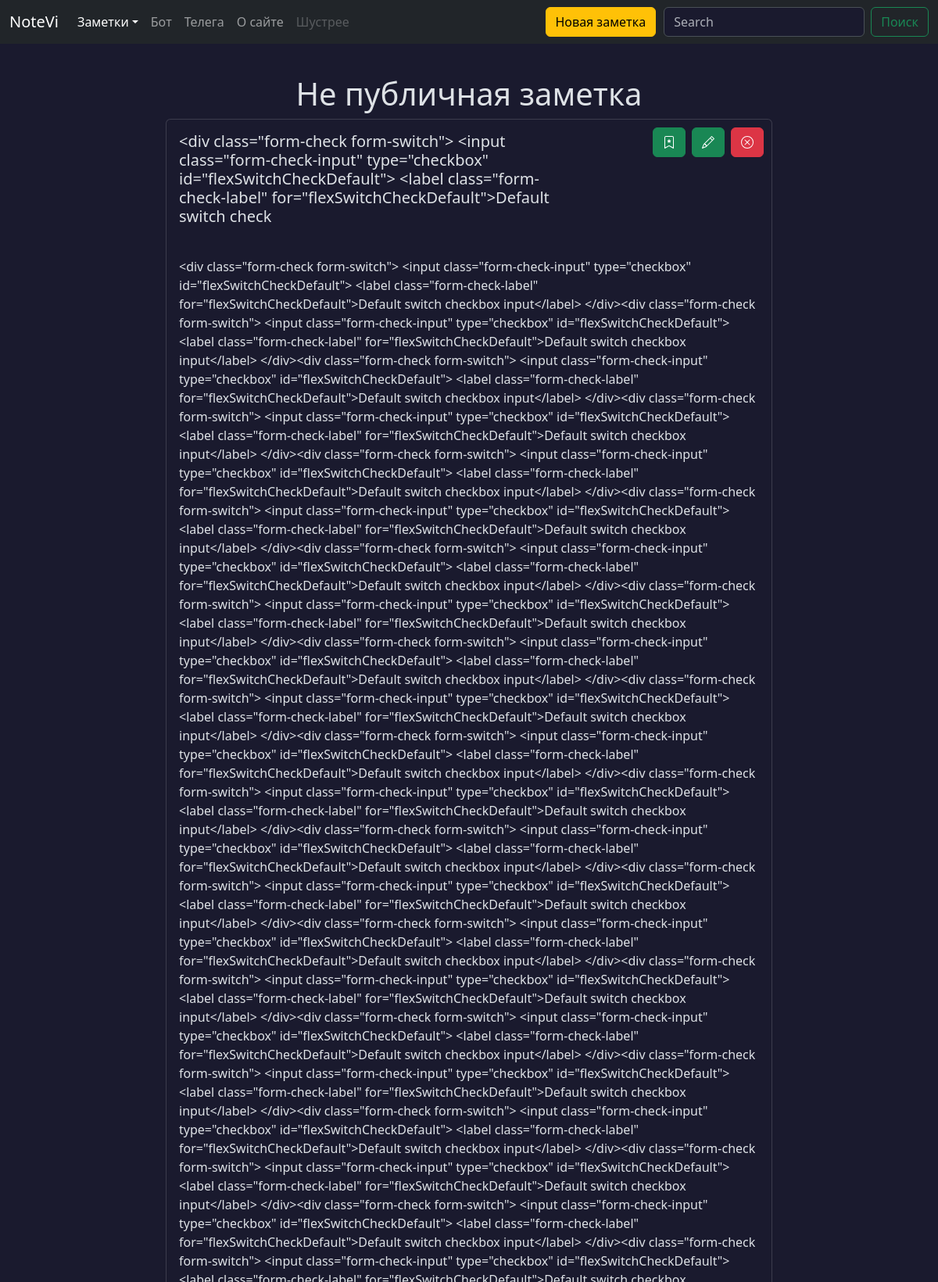
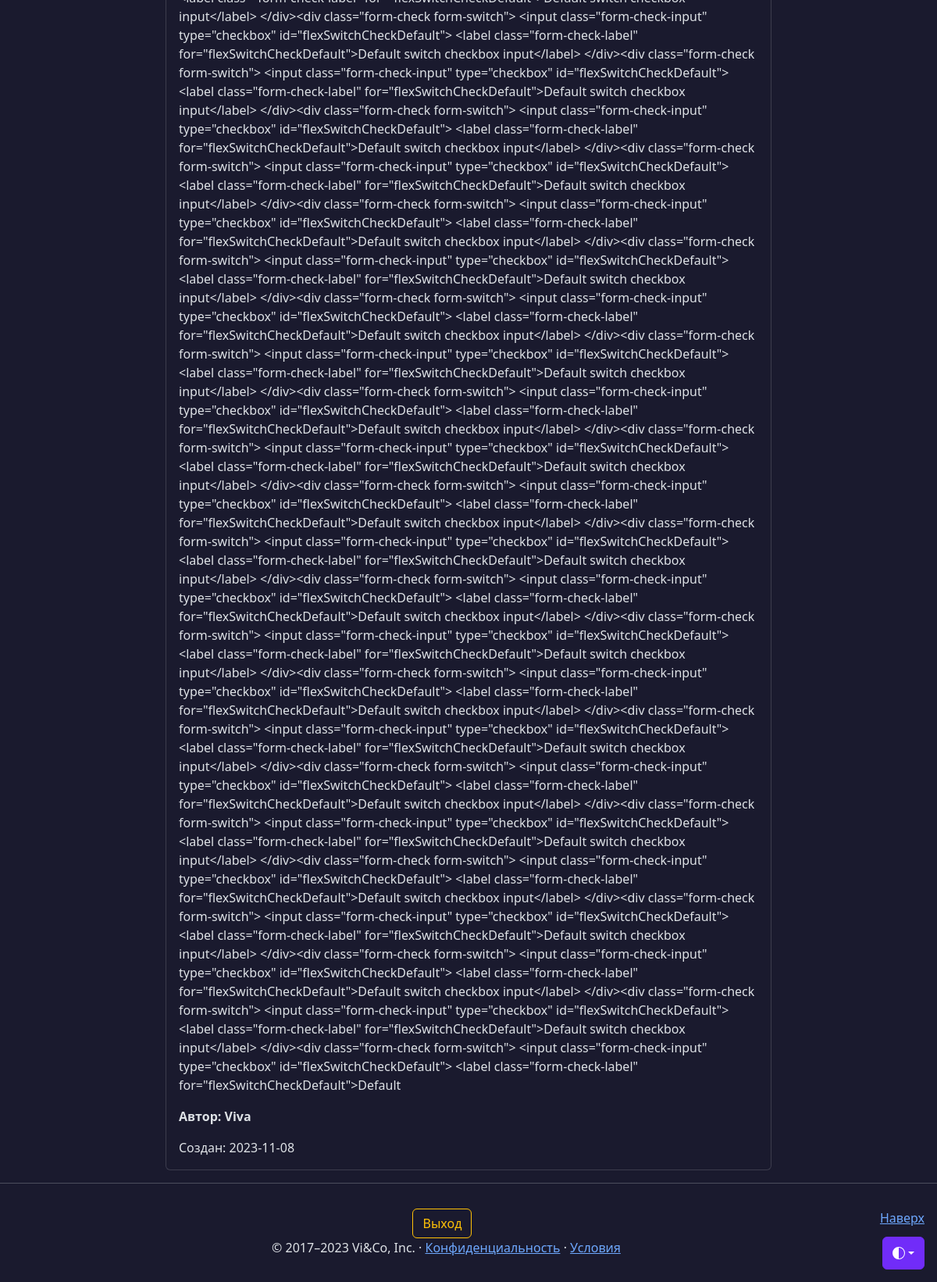
/notes/5 (signed in), run on the app's committed database (2 pictures, top to bottom).
### models.py (models this page shows, shortened)
class Note(db.Model):
    id = db.Column(db.Integer, primary_key=True)
    title = db.Column(db.String(100), nullable=False, default=' ')
    intro = db.Column(db.String(200), nullable=False, default=' ')
    text = db.Column(db.Text, nullable=False, default=' ')
    user_id = db.Column(db.Integer,
                        db.ForeignKey('user.id'),
                        nullable=False,
                        default=1)
    data = db.Column(db.Date, nullable=False, default=datetime.utcnow)
    favorites = db.relationship('User',
                                secondary='favorites',
                                backref=db.backref('favorite_notes',
                                                   lazy=True),
                                lazy='subquery')
    public = db.Column(db.String(8), default=None)
    @classmethod
    def get_by_id(cls, id_) -> 'Note':
        return cls.query.session.get(cls, id_)

class User(db.Model, UserMixin):
    __tablename__ = 'user'
    id = db.Column(db.Integer, primary_key=True)
    username = db.Column(
        db.String(64), index=True, unique=True, nullable=False
    )
    email = db.Column(db.String(120), index=True, unique=True, nullable=False)
    password_hash = db.Column(db.String(128), nullable=False)
    notes = db.relationship('Note', backref='author', lazy='dynamic')
    created_on = db.Column(db.DateTime(), default=datetime.utcnow)
    updated_on = db.Column(
        db.DateTime(), default=datetime.utcnow, onupdate=datetime.utcnow
    )
    def is_favorite(self, note):
        if not self.favorite_notes:
            return False
        return note in self.favorite_notes
    def is_author(self, note):
        return self.id == note.user_id

### views/notes.py (the view)
@app.route('/notes/<int:id>')
def note(id):
    note = Note.get_by_id(id)
    if not note:
        return 'Заметка не найдена'
    return render_template('note.html', note=note)

### models.py (called while the page is built)
@login_manager.user_loader
def load_user(user_id):
    return db.session.query(User).get(user_id)

### templates/note.html (shortened to what this page needs)
{% extends 'base.html' %}
{% block content %}
<div class="container mt-5 col-lg-8">
  <h1 style="text-align: center; word-wrap: break-word;">{{ note.title }}</h1>
  <div class="card">
    <div class="card-body container">
      <h5 class="card-title col-8">{{ note.intro }}</h5>
      <il class="align-self-end">{% include 'includes/btn.html' %}</il>
    </div>
    <div class="card-body">
      <p class="card-text">{{ note.text }}</p>
      <p><b>Автор: {{ note.author.username }}</b></p>
      <note class="date">Cоздан: {{ note.data }}</note>
    </div>
  </div>
</div>
{% endblock %}

### static/css/base.css (style rules this page uses)
body { padding-top: 3rem; color: rgb(var(--bs-tertiary-color-rgb)); display: flex; flex-direction: column; height: 100%; }

### data on the page
Note: title "Не публичная заметка", intro "<div class=\"form-check form-switch\"> <input class=\"form-check-input\" type=\"checkbox\" id=\"flexSwitchCheckDefault\"> <label class=\"form-check-label\" for=\"flexSwitchCheckDefault\">Default switch check", text "<div class=\"form-check form-switch\"> <input class=\"form-check-input\" type=\"checkbox\" id=\"flexSwitchCheckDefault\"> <label class=\"form-check-label\" for=\"flexSwitchCheckDefault\">Default switch checkbox input</label> </div><div class=\"form-check form-switch\"> <input class=\"form-check-input\" type=\"checkbox\" id=\"flexSwitchCheckDefault\"> <label class=\"form-check-label\" for=\"flexSwitchCheckDefault\">Default switch checkbox input</label> </div><div class=\"form-check form-switch\"> <input class=\"form-check-input\" type=\"checkbox\" id=\"flexSwitchCheckDefault\"> <label class=\"form-check-label\" for=\"flexSwitchCheckDefault\">Default switch checkbox input</label> </div><div class=\"form-check form-switch\">…", data "2023-11-08"
User: author.username "Viva"
